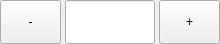
<?xml version="1.0" encoding="UTF-8"?>
<ui version="4.0">
 <class>fairwindsk::ui::widgets::TouchSpinBox</class>
 <widget class="QWidget" name="fairwindsk::ui::widgets::TouchSpinBox">
  <property name="geometry">
   <rect>
    <x>0</x>
    <y>0</y>
    <width>220</width>
    <height>44</height>
   </rect>
  </property>
  <layout class="QHBoxLayout" name="horizontalLayout">
   <property name="leftMargin">
    <number>0</number>
   </property>
   <property name="topMargin">
    <number>0</number>
   </property>
   <property name="rightMargin">
    <number>0</number>
   </property>
   <property name="bottomMargin">
    <number>0</number>
   </property>
   <property name="spacing">
    <number>4</number>
   </property>
   <item>
    <widget class="QPushButton" name="pushButtonMinus">
     <property name="minimumSize">
      <size>
       <width>44</width>
       <height>44</height>
      </size>
     </property>
     <property name="text">
      <string>-</string>
     </property>
     <property name="icon">
      <iconset resource="../../resources.qrc">
       <normaloff>:/resources/svg/OpenBridge/unfold-less-google.svg</normaloff>:/resources/svg/OpenBridge/unfold-less-google.svg</iconset>
     </property>
     <property name="iconSize">
      <size>
       <width>22</width>
       <height>22</height>
      </size>
     </property>
    </widget>
   </item>
   <item>
    <widget class="QLineEdit" name="lineEditValue">
     <property name="minimumSize">
      <size>
       <width>0</width>
       <height>44</height>
      </size>
     </property>
     <property name="alignment">
      <set>Qt::AlignRight|Qt::AlignVCenter</set>
     </property>
    </widget>
   </item>
   <item>
    <widget class="QPushButton" name="pushButtonPlus">
     <property name="minimumSize">
      <size>
       <width>44</width>
       <height>44</height>
      </size>
     </property>
     <property name="text">
      <string>+</string>
     </property>
     <property name="icon">
      <iconset resource="../../resources.qrc">
       <normaloff>:/resources/svg/OpenBridge/widget-add-google.svg</normaloff>:/resources/svg/OpenBridge/widget-add-google.svg</iconset>
     </property>
     <property name="iconSize">
      <size>
       <width>22</width>
       <height>22</height>
      </size>
     </property>
    </widget>
   </item>
  </layout>
 </widget>
 <resources>
  <include location="../../resources.qrc"/>
 </resources>
 <connections/>
</ui>
